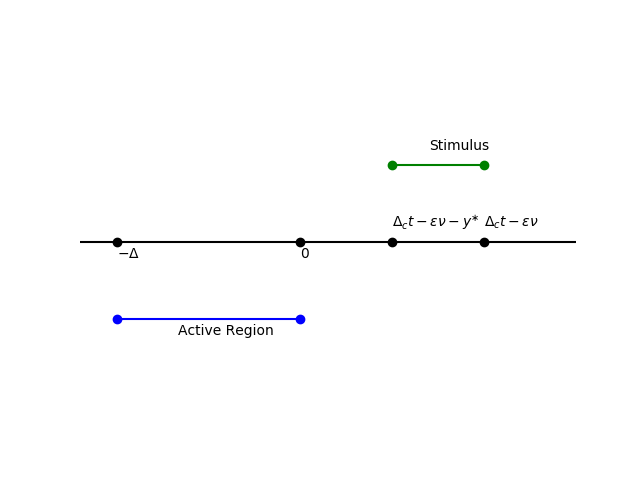

The Python source for this figure:


import matplotlib.pyplot as plt
import numpy as np

Delta = 10
y_star = 5
front = 10

plt.plot([-100, 100], [0, 0], 'k-')

plt.plot(front, 0, 'ko')
plt.text(front, .1, r'$\Delta_c t - \varepsilon \nu$')

plt.plot(0, 0, 'ko')
plt.text(0, -.1, '0')

plt.plot(front-y_star, 0, 'ko')
plt.text(front-y_star, .1, r'$\Delta_c t - \varepsilon \nu - y^{\ast}$')

plt.plot(-Delta, 0, 'ko')
plt.text(-Delta, -.1, r'$-\Delta$')


plt.xlim(-Delta*1.2, 15)
plt.ylim(-1.2, 1.2)

plt.plot([-Delta, 0], [-.5, -.5], 'bo-')
plt.text(-2*Delta/3, -.6, 'Active Region')

plt.plot([front - y_star, front], [.5, .5], 'go-')
plt.text(7, .6, 'Stimulus')

plt.axis('off')

plt.savefig('stim_diagram2.png')
